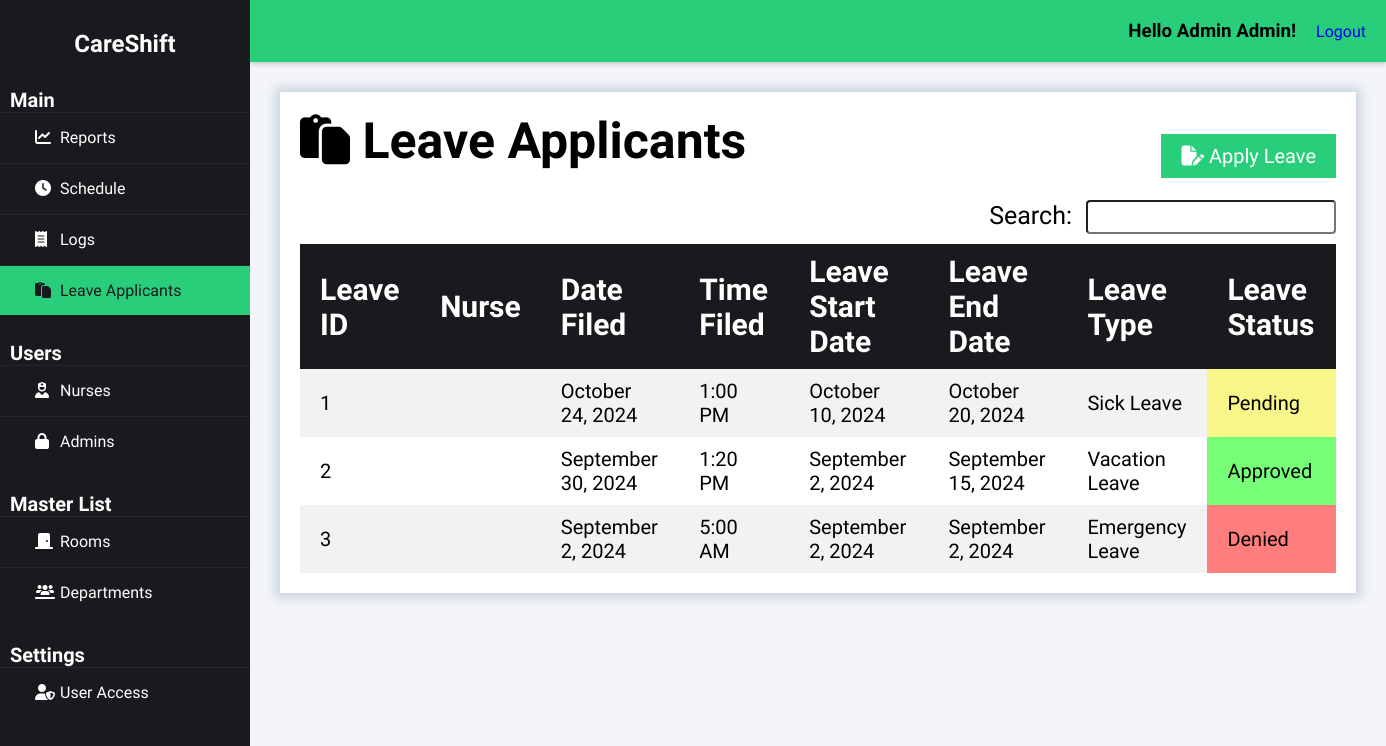
Screenshot of /index.php?page=leave (signed in) with the database file from the repository.
### tables this page shows
CREATE TABLE `leave` (
  `leave_id` int(50) NOT NULL auto_increment,
  `leave_type` varchar(50) NOT NULL,
  `leave_start_date` date NOT NULL,
  `leave_end_date` date NOT NULL,
  `leave_date_filed` date NOT NULL,
  `leave_time_filed` time NOT NULL,
  `leave_desc` varchar(255) NOT NULL,
  `leave_status` varchar(50) NOT NULL,
  `nurse_id` int(50) NOT NULL,
  PRIMARY KEY  (`leave_id`),
  KEY (`nurse_id`)
);

### class/class.admin.php (called while the page is built, shortened)
<?php
class Admin{
	private $DB_SERVER='localhost';
	private $DB_USERNAME='root';
	private $DB_PASSWORD='';
	private $DB_DATABASE='db_careshift';
	private $conn;
	public function __construct(){
		$this->conn = new PDO("mysql:host=".$this->DB_SERVER.";dbname=".$this->DB_DATABASE,$this->DB_USERNAME,$this->DB_PASSWORD);
	}
	function get_id_by_username($username){
		$sql="SELECT adm_id FROM admin WHERE adm_username = :username";
		$q = $this->conn->prepare($sql);
		$q->execute(['username' => $username]);
		$id = $q->fetchColumn();
		return $id;
	}
	function get_fname($id){
		$sql="SELECT adm_fname FROM admin WHERE adm_id = :id";
		$q = $this->conn->prepare($sql);
		$q->execute(['id' => $id]);
		$fname = $q->fetchColumn();
		return $fname;
	}
	function get_lname($id){
		$sql="SELECT adm_lname FROM admin WHERE adm_id = :id";
		$q = $this->conn->prepare($sql);
		$q->execute(['id' => $id]);
		$lname = $q->fetchColumn();
		return $lname;
	}
}
?>

### class/class.leave.php (called while the page is built, shortened)
<?php
class Leave {
    private $DB_SERVER = 'localhost';
    private $DB_USERNAME = 'root';
    private $DB_PASSWORD = '';
    private $DB_DATABASE = 'db_careshift';
    private $conn;
    public function __construct() {
        $this->conn = new PDO("mysql:host=" . $this->DB_SERVER . ";dbname=" . $this->DB_DATABASE, $this->DB_USERNAME, $this->DB_PASSWORD);
    }
	public function list_leaves(){
		$sql="SELECT * FROM `leave` ORDER BY leave_date_filed DESC, leave_time_filed DESC";
		$q = $this->conn->query($sql) or die("failed!");
		while($r = $q->fetch(PDO::FETCH_ASSOC)){
		$data[]=$r;
		}
		if(empty($data)){
		   return false;
		}else{
			return $data;
		}
	}
	function get_leave_start_date($id){
		$sql="SELECT leave_start_date FROM `leave` WHERE leave_id = :id";
		$q = $this->conn->prepare($sql);
		$q->execute(['id' => $id]);
		$leave_start_date = $q->fetchColumn();
		$leave_start_date = date("F j, Y", strtotime($leave_start_date));
		return $leave_start_date;
	}
	function get_leave_end_date($id){
		$sql="SELECT leave_end_date FROM `leave` WHERE leave_id = :id";
		$q = $this->conn->prepare($sql);
		$q->execute(['id' => $id]);
		$leave_end_date = $q->fetchColumn();
		$leave_end_date = date("F j, Y", strtotime($leave_end_date));
		return $leave_end_date;
	}
	function get_leave_date_filed($id){
		$sql="SELECT leave_date_filed FROM `leave` WHERE leave_id = :id";
		$q = $this->conn->prepare($sql);
		$q->execute(['id' => $id]);
		$leave_date_filed = $q->fetchColumn();
		$leave_date_filed = date("F j, Y", strtotime($leave_date_filed));
		return $leave_date_filed;
	}
	function get_leave_time_filed($id){
		$sql="SELECT leave_time_filed FROM `leave` WHERE leave_id = :id";
		$q = $this->conn->prepare($sql);
		$q->execute(['id' => $id]);
		$leave_time_filed = $q->fetchColumn();
		$leave_time_filed = date("g:i A", strtotime($leave_time_filed));
		return $leave_time_filed;
	}
}
?>

### leave-module/records.php (the view)
<div class="heading">
    <h1><i class="fas fa-regular fa-paste"></i>&nbspLeave Applicants</h1>
    <a href="index.php?page=leave&subpage=add" class="right_button"><i class="fa fa-file-pen" aria-hidden="true"></i>&nbspApply Leave</a>
</div>
<span class="right">
    <div class="search_bar">
        <label for="search">Search:</label>
        <input type="text" id="search" class="search" name="search" onkeyup="filterTable()">
    </div>
</span>
<table id="tablerecords">
    <thead>
        <tr>
            <th>Leave ID</th>
            <th>Nurse</th>
            <th>Date Filed</th>
            <th>Time Filed</th>
            <th>Leave Start Date</th>
            <th>Leave End Date</th>
            <th>Leave Type</th>
            <th>Leave Status</th>
        </tr>
    </thead>
    <tbody>
    <?php
    if ($leave->list_leaves() != false) {
        foreach ($leave->list_leaves() as $value) {
            extract($value);
            $row_url = "index.php?page=leave&subpage=profile&id=" . $leave_id;
            $status_class = '';
            if ($leave_status === 'Denied') {
                $status_class = 'leave-status-denied';
            } elseif ($leave_status === 'Approved') {
                $status_class = 'leave-status-approved';
            } elseif ($leave_status === 'Pending') {
                $status_class = 'leave-status-pending';
            }
            ?>
            <tr onclick="location.href='<?php echo $row_url; ?>'" style="cursor: pointer;">
                <td><?php echo $leave_id; ?></td>
                <td><?php echo $leave->get_leave_nurse_name($leave_id); ?></td>
                <td><?php echo $leave->get_leave_date_filed($leave_id);?></td>
                <td><?php echo $leave->get_leave_time_filed($leave_id);?></td>
                <td><?php echo $leave->get_leave_start_date($leave_id);?></td>
                <td><?php echo $leave->get_leave_end_date($leave_id);?></td>
                <td><?php echo $leave_type; ?></td>
                <td class="<?php echo $status_class; ?>">
                    <?php echo $leave_status; ?>
                </td>
            </tr>
            <?php
        }
    } else {
        ?>
        <tr>
            <td colspan="6">No Record Found.</td>
        </tr>
    <?php
    }
    ?>
</tbody>
</table>

### index.php (shortened to what this page needs)
<?php
include_once 'class/class.admin.php';
include_once 'class/class.leave.php';
$page = (isset($_GET['page']) && $_GET['page'] != '') ? $_GET['page'] : 'reports';
$admin = new Admin();
$leave = new Leave();
$admin_id = $admin->get_id_by_username($_SESSION['adm_username']);
?>
<!DOCTYPE html>
<html>
<head>
    <link rel="stylesheet" href="css/styles.css">
    <link rel="stylesheet" href="https://cdnjs.cloudflare.com/ajax/libs/fullcalendar/3.4.0/fullcalendar.css" />
</head>
<body>
    <div class="wrapper">
        <div class="sidebar">
            <h2>CareShift</h2>
            <ul>
                <h3>Main</h3>
                <li><a href="index.php?page=reports" class="<?= $page == 'reports' ? 'active' : '' ?>"><i class="fas fa-solid fa-chart-line"></i>Reports</a></li>
                <li><a href="index.php?page=schedule" class="<?= $page == 'schedule' ? 'active' : '' ?>"><i class="fas fa-solid fa-clock"></i>Schedule</a></li>
                <li><a href="index.php?page=logs" class="<?= $page == 'logs' ? 'active' : '' ?>"><i class="fas fa-solid fa-receipt"></i>Logs</a></li>
                <li><a href="index.php?page=leave" class="<?= $page == 'leave' ? 'active' : '' ?>"><i class="fas fa-regular fa-paste"></i></i></i>Leave Applicants</a></li>
                <h3>Users</h3>
                <li><a href="index.php?page=nurses" class="<?= $page == 'nurses' ? 'active' : '' ?>"><i class="fas fa-solid fa-user-nurse"></i>Nurses</a></li>
                <li><a href="index.php?page=admins" class="<?= $page == 'admins' ? 'active' : '' ?>"><i class="fas fa-lock" aria-hidden="true"></i></i>Admins</a></li>
                <h3>Master List</h3>
                <li><a href="index.php?page=rooms" class="<?= $page == 'rooms' ? 'active' : '' ?>"><i class="fas fa-solid fa-door-closed"></i>Rooms</a></li>
                <li><a href="index.php?page=departments" class="<?= $page == 'departments' ? 'active' : '' ?>"><i class="fas fa-solid fa-users-line"></i>Departments</a></li>
                <h3>Settings</h3>
                <li><a href="index.php?page=useraccess" class="<?= $page == 'useraccess' ? 'active' : '' ?>"><i class="fas fa-solid fa-user-shield"></i>User Access</a></li>
            </ul>
        </div>
        <div class="body">
            <div class="header">
                <h3>Hello <?php echo $admin->get_fname($admin_id).' '.$admin->get_lname($admin_id);?>!</h3>
                <a href="logout.php" class="right">Logout</a>
            </div>
            <div class="main_content">
                <?php
                    switch($page){
                    case 'leave':
                        require_once 'leave-module/index.php';
                    break;
                    }
                ?>
            </div>
        </div>
    </div>
</body>
</html>

### css/styles.css (style rules this page uses)
* { margin: 0; padding: 0; box-sizing: border-box; list-style: none; text-decoration: none; font-family: "Afacad Flux", sans-serif; }
body { background: #f3f5f9; }
.wrapper { display: flex; position: relative; }
.wrapper .sidebar { position: fixed; width: 250px; height: 100%; background: #181a1d; padding: 30px 0; z-index: 999; }
.wrapper .sidebar h2 { color: white; text-align: center; margin-bottom: 30px; }
.wrapper .sidebar h3 { color: white; font-size: 20px; margin-top: 25px; margin-left: 10px; }
.wrapper .sidebar ul li { border-bottom: 1px solid rgba(0, 0, 0, 0.05); border-top: 1px solid rgba(255, 255, 255, 0.05); }
.wrapper .sidebar ul li a { color: white; display: block; padding: 15px 15px 15px 35px; }
.wrapper .sidebar ul li a .fas { width: 25px; }
.wrapper .sidebar ul li a.active { background-color: #29ce7a; color: #181a1d; }
.wrapper .sidebar ul li a.active .fas { color: #181a1d; }
.wrapper .body { width: 100%; margin-left: 250px; }
.wrapper .body .header { padding: 20px; background: #29ce7a; display: flex; justify-content: flex-end; gap: 20px; align-items: center; position: sticky; top: 0; z-index: 100; box-shadow: 0 2px 5px rgba(0, 0, 0, 0.2); }
.wrapper .body .header h3 { margin: 0; }
.wrapper .body .main_content { padding: 0px 30px 0px 30px; }
.wrapper .body .main_content h1 { font-size: 50px; margin-bottom: 30px; width: 80%; }
.wrapper .body .main_content .content_wrapper .heading { display: flex; justify-content: space-between; align-items: center; }
.heading .right_button { padding: 10px 20px; background-color: #29ce7a; color: white; border: none; cursor: pointer; font-size: 20px; }
.right { float: right; }
.right .search_bar { margin-bottom: 10px; }
.right .search_bar label { font-size: 25px; margin-bottom: 10px; font-weight: normal; }
.search_bar input[type="text"] { padding: 3px; width: 250px; font-size: 20px; border-radius: 4px; margin-left: 10px; }
#tablerecords { padding: 10px; width: 100%; border-collapse: collapse; }
#tablerecords thead { color: white; background-color: #181a1d; text-align: left; font-size: 30px; }
#tablerecords thead tr th { padding: 10px 20px 10px 20px; }
#tablerecords th, #tablerecords td { padding: 10px 0px; }
#tablerecords tbody { font-size: 20px; }
#tablerecords tbody tr:nth-child(odd) { background-color: #f2f2f2; }
#tablerecords tbody tr:nth-child(even) { background-color: #ffffff; }
#tablerecords tbody tr td { padding: 10px 20px 10px 20px; }
.leave-status-denied { background-color: rgb(255, 125, 125); }
.leave-status-approved { background-color: rgb(118, 255, 118); }
.leave-status-pending { background-color: rgb(248, 246, 137); }
label { margin-bottom: 5px; font-weight: bold; font-size: 25px; }

### rows the page displays
leave: leave_id "1", $leave->get_leave_date_filed($leave_id) "October 24, 2024", $leave->get_leave_time_filed($leave_id) "1:00 PM", $leave->get_leave_start_date($leave_id) "October 10, 2024", $leave->get_leave_end_date($leave_id) "October 20, 2024", leave_type "Sick Leave", leave_status "Pending"
leave: leave_id "2", $leave->get_leave_date_filed($leave_id) "September 30, 2024", $leave->get_leave_time_filed($leave_id) "1:20 PM", $leave->get_leave_start_date($leave_id) "September 2, 2024", $leave->get_leave_end_date($leave_id) "September 15, 2024", leave_type "Vacation Leave", leave_status "Approved"
leave: leave_id "3", $leave->get_leave_date_filed($leave_id) "September 2, 2024", $leave->get_leave_time_filed($leave_id) "5:00 AM", $leave->get_leave_start_date($leave_id) "September 2, 2024", $leave->get_leave_end_date($leave_id) "September 2, 2024", leave_type "Emergency Leave", leave_status "Denied"

### other values shown
$admin->get_fname($admin_id) "Admin"
$admin->get_lname($admin_id) "Admin"
